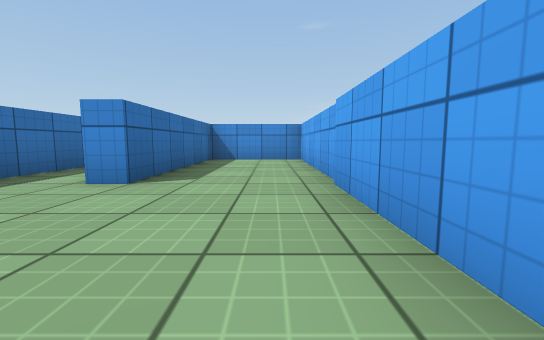
view 1 (above)

23 first-person views from a walk through a scene from a Unity 3-D project. The camera is 0.51 m above the floor, tilts 6° down and sees 90° across. The floor is counted in squares, 1 m on a side. Each view is taken from the middle of a square. On the plan, view 1 faces up. The plan holds only what a view shows up to about 9 squares ahead; the rest is blank. The player is left out. Surface patterns are stand-ins for the level's own textures.

view 2
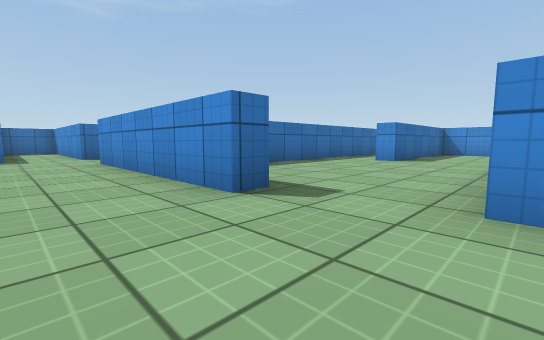

view 3
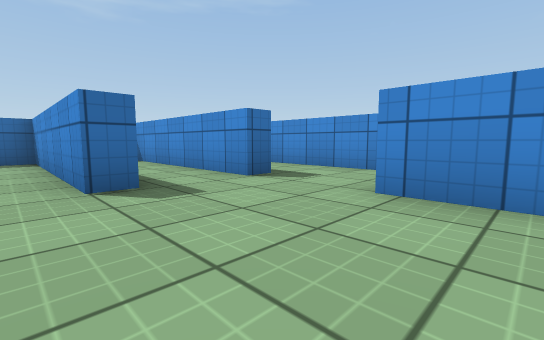

view 4
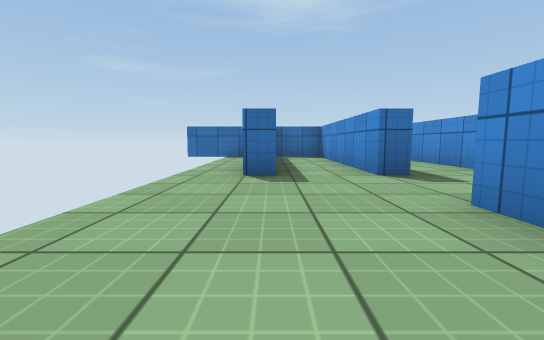

view 5
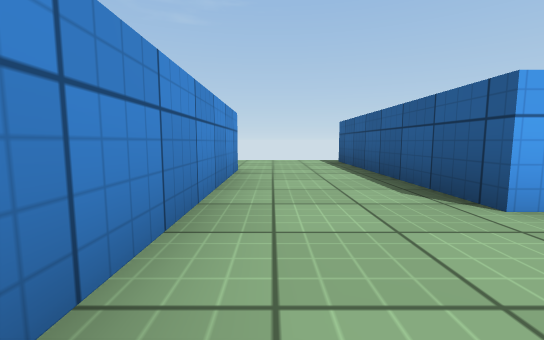

view 6
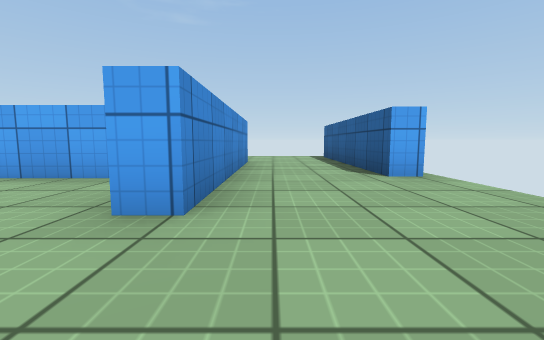

view 7
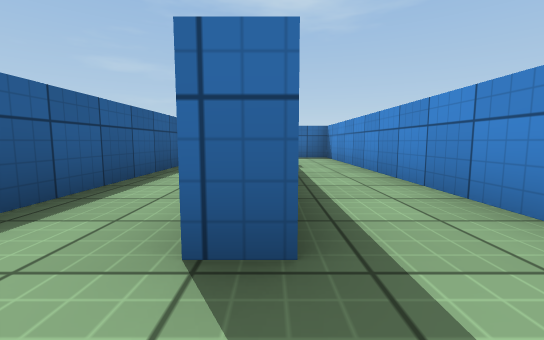

view 8
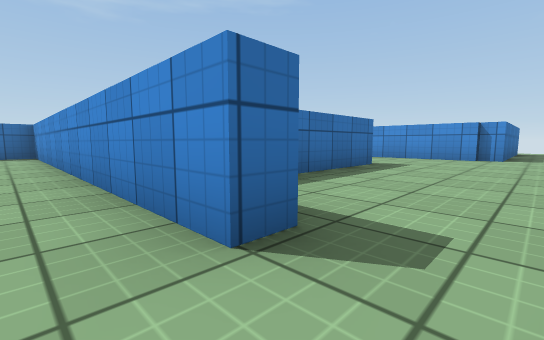

view 9
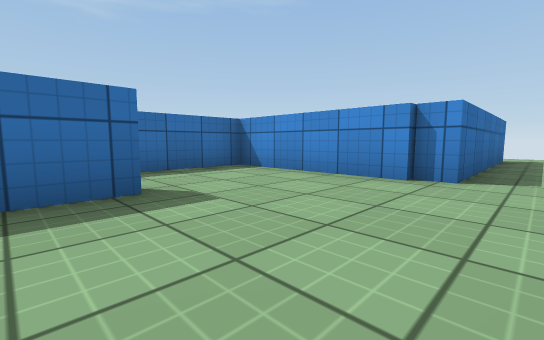

view 10
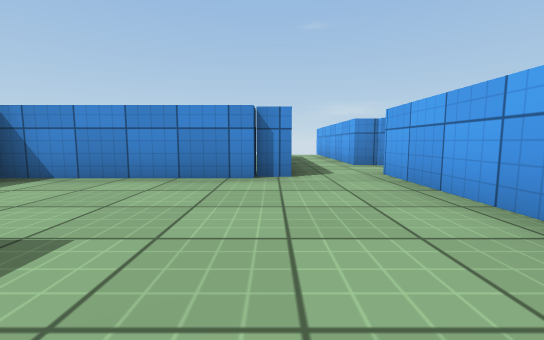

view 11
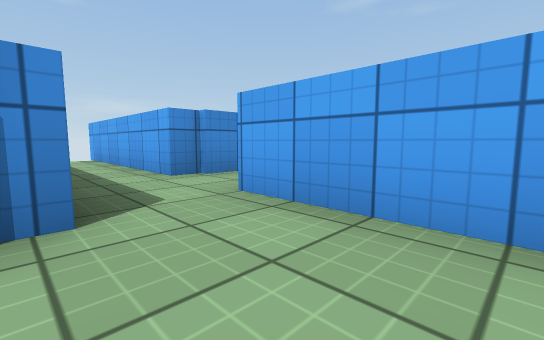

view 12
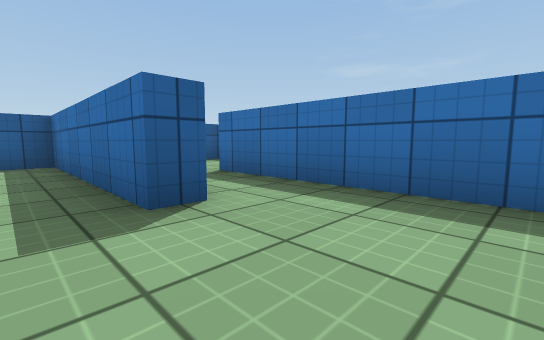

view 13
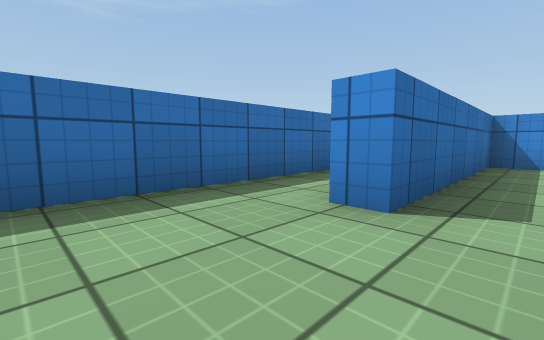

view 14
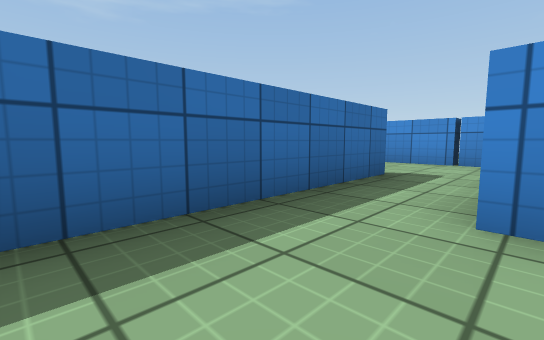

view 15
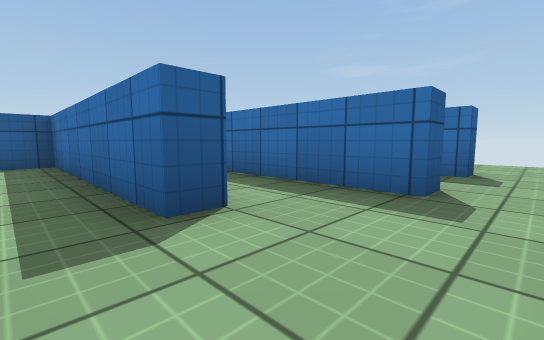

view 16
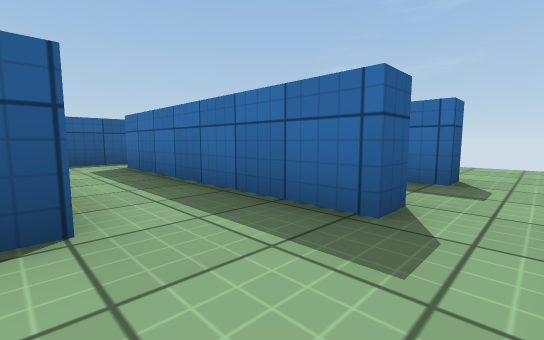

view 17
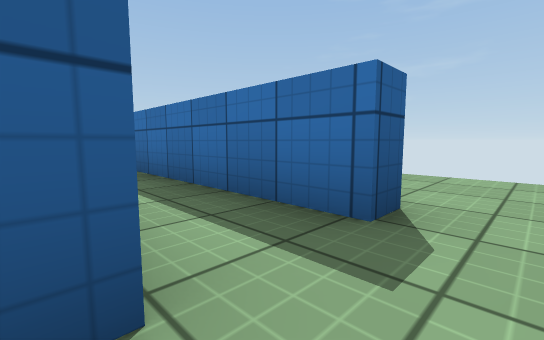

view 18
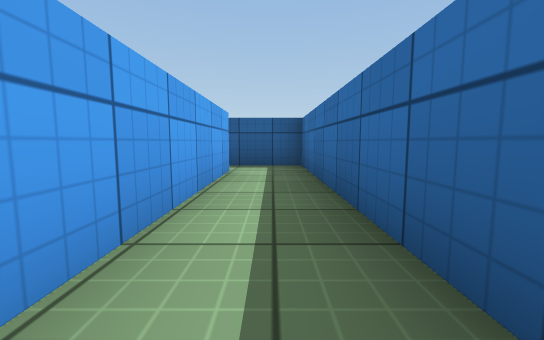

view 19
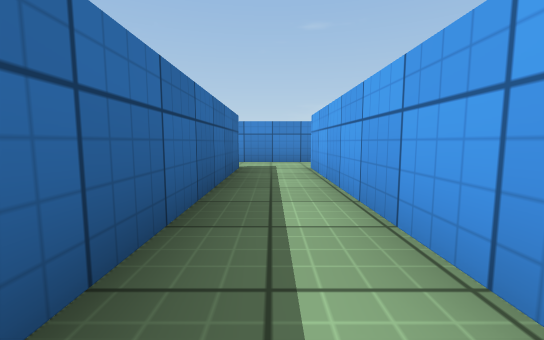

view 20
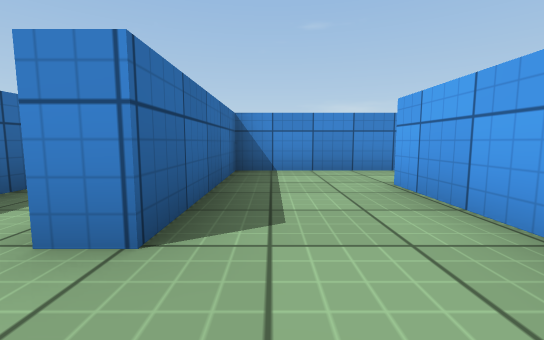

view 21
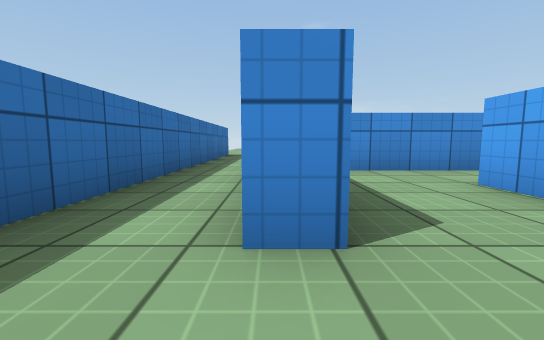

view 22
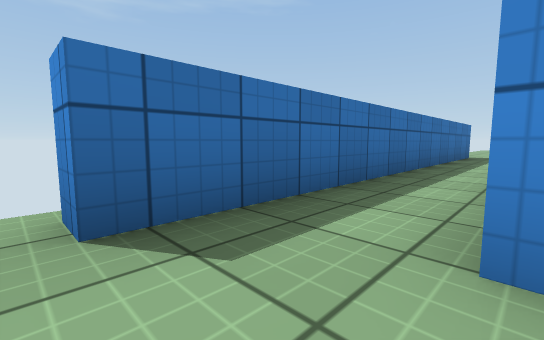

view 23
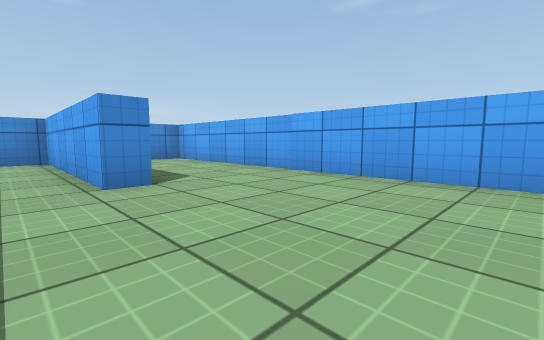

### Floor plan
Ten units are one square. View 1 is at (0, 0); x grows to the right and y downward. Boxes are objects, and circles mark ways between rooms. Rooms are numbered by the first view taken in them; rooms with no view inside come last. Other rooms are left out.
<svg viewBox="-167 -155 182 225">
<path fill="none" stroke="#000" d="M-12 19 -12 24 -62 24 -62 19M8 1 8 -78 -17 -78 -17 -32 -22 -32 -22 -78 -31 -78M-41 52 -41 47 10 47M-81 19 -81 24 -130 24 -130 39M-81 39 -81 44 -130 44 -130 65M-37 -55 -37 -6M-126 39 -89 39M-84 -50 -77 -50 -77 -3 -69 -3M-60 -4 -60 2 -156 2 -156 37M-42 -56 -42 -82M-57 -78 -98 -78 -98 -29M-42 8 -42 -9M-135 36 -135 18M-98 -29 -102 -29M-124 -53 -117 -53 -117 -3 -109 -3M-108 -78 -125 -78M-142 -63 -138 -63 -138 -12M-125 -78 -144 -78M-146 -3 -129 -3M-162 -63 -156 -63 -156 -3 -146 -3M-142 -12 -142 -63M-144 -78 -159 -78M-156 37 -162 37M-36 -99 -42 -99 -42 -150M-57 -129 -57 -78M-30 -97 -38 -97"/>
<circle cx="-75" cy="20" r="3" fill="#2a7"/>
<circle cx="-90" cy="-35" r="3" fill="#2a7"/>
<circle cx="-145" cy="25" r="3" fill="#2a7"/>
<circle cx="-50" cy="-80" r="3" fill="#2a7"/>
<circle cx="-100" cy="-15" r="3" fill="#2a7"/>
<circle cx="-120" cy="-65" r="3" fill="#2a7"/>
<circle cx="-140" cy="-10" r="3" fill="#2a7"/>
<circle cx="-140" cy="-70" r="3" fill="#2a7"/>
<text x="-30" y="10">1</text>
<text x="-90" y="-30">2</text>
<text x="-100" y="-20">3</text>
<text x="-110" y="-50">4</text>
<text x="-130" y="-40">5</text>
<text x="-150" y="-40">6</text>
<text x="-150" y="40">7</text>
<text x="-50" y="-110">8</text>
</svg>
Room 1 opens to room 2. Room 2 opens to room 3. Room 2 opens to room 7. Room 2 opens to room 8. Room 3 opens to room 4. Room 4 opens to room 5. Room 5 opens to room 6.

Where each view was taken, in squares from view 1:
view 1: 0 up, 0 right, facing up
view 2: 4 down, 1 right, facing up-left
view 3: 5 down, 5 left, facing up-left
view 4: 4 down, 4 left, facing left
view 5: 3 down, 6 left, facing right
view 6: 3 down, 8 left, facing right
view 7: 2 down, 7 left, facing left
view 8: 1 down, 5 left, facing up-left
view 9: 4 up, 5 left, facing up-left
view 10: 4 up, 6 left, facing up
view 11: 6 up, 6 left, facing up-right
view 12: 7 up, 7 left, facing down-left
view 13: 1 up, 9 left, facing up-left
view 14: 1 up, 10 left, facing up-left
view 15: 7 up, 11 left, facing down-left
view 16: 7 up, 12 left, facing down-left
view 17: 7 up, 14 left, facing down-left
view 18: 6 up, 15 left, facing down
view 19: 1 up, 15 left, facing up
view 20: 5 down, 15 left, facing up
view 21: 5 down, 16 left, facing up
view 22: 5 down, 16 left, facing up-left
view 23: 0 up, 3 left, facing up-right
